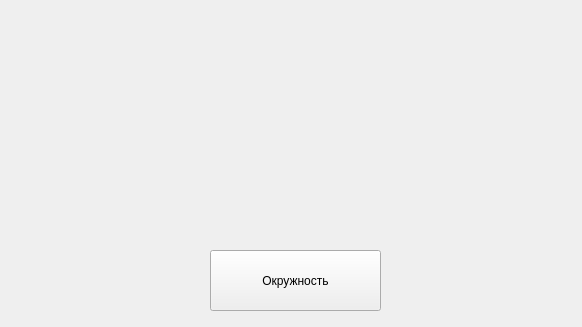
<?xml version="1.0" encoding="UTF-8"?>
<ui version="4.0">
 <class>Form</class>
 <widget class="QWidget" name="Form">
  <property name="geometry">
   <rect>
    <x>0</x>
    <y>0</y>
    <width>582</width>
    <height>327</height>
   </rect>
  </property>
  <property name="windowTitle">
   <string>Form</string>
  </property>
  <widget class="QPushButton" name="pushButton">
   <property name="geometry">
    <rect>
     <x>210</x>
     <y>250</y>
     <width>171</width>
     <height>61</height>
    </rect>
   </property>
   <property name="text">
    <string>Окружность</string>
   </property>
  </widget>
 </widget>
 <resources/>
 <connections/>
</ui>
